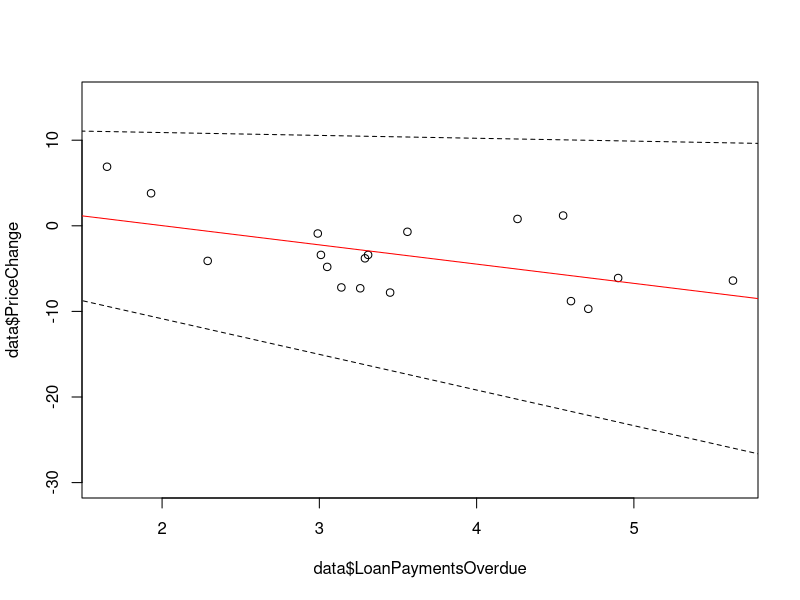

Write the R code that produced this figure.
## ---- chunk 1
data <- read.table("indicators.txt",header=TRUE)
a <- lm(data$PriceChange~data$LoanPaymentsOverdue)
plot(data$LoanPaymentsOverdue,data$PriceChange,ylim=c(-30,15))
abline(a, col="red")
x <- seq(0,10,0.1)
ytop <- 11.5611000 -0.3335853*x
ybot <- -2.532112 -4.163454*x
lines(x,ytop,lty=2)
lines(x,ybot,lty=2)
## ---- chunk 2
summary(a)
confint(a,level=0.95)
## ---- chunk 3
ymean <- 4.5145 -2.2485*4
ybotCI <- -2.532112 - 4.163454*4
ytopCI <- 11.5611000 - 0.3335853*4
c(ymean,ybotCI,ytopCI)
